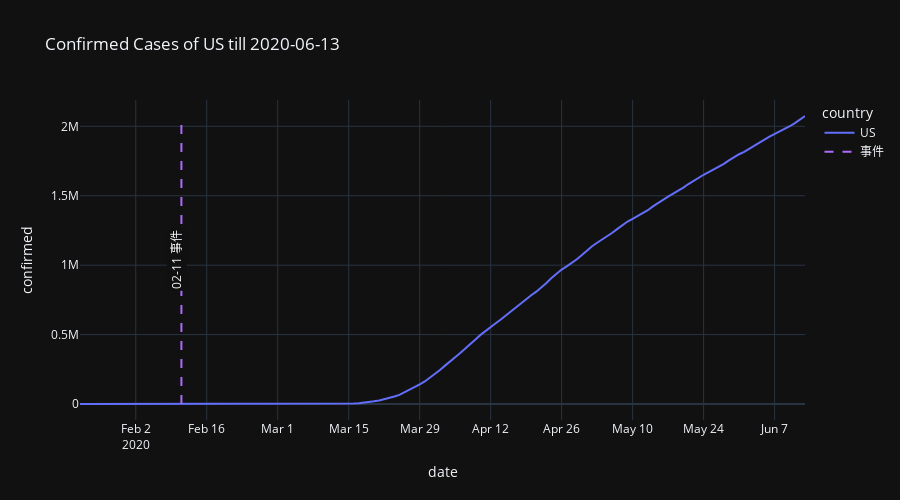

Notebook source saved alongside this figure:
### Markdown cell above
### 美國

### Code cell
events = [['02-11', '事件', color_1]]
plot_by_country('US', events)

### Figure 1 — Plotly figure (JSON) as saved in the notebook; plotly's stock layout.template omitted (floating-point values rounded to 4 significant figures; data arrays with more than 128 entries replaced by an {"elided": "..."} marker saying what was removed)
{"data": [{"hovertemplate": "country=US<br>date=%{x}<br>confirmed=%{y}<extra></extra>", "legendgroup": "US", "line": {"color": "#636efa", "dash": "solid"}, "mode": "lines", "name": "US", "orientation": "v", "showlegend": true, "type": "scatter", "x": {"elided": "144 str values"}, "xaxis": "x", "y": {"elided": "144 int values"}, "yaxis": "y"}, {"line": {"color": "rgb(174,106,252)", "dash": "dash"}, "mode": "lines", "name": "事件", "type": "scatter", "x": ["2020-02-11", "2020-02-11"], "y": [0, 2074344]}], "layout": {"annotations": [{"bgcolor": "#101010", "showarrow": false, "text": "02-11 事件", "textangle": -90, "x": "2020-02-10", "y": 1037172}], "height": 500, "legend": {"title": {"text": "country"}, "tracegroupgap": 0}, "title": {"text": "Confirmed Cases of US till 2020-06-13"}, "xaxis": {"anchor": "y", "domain": [0, 1], "title": {"text": "date"}}, "yaxis": {"anchor": "x", "domain": [0, 1], "title": {"text": "confirmed"}}}}
